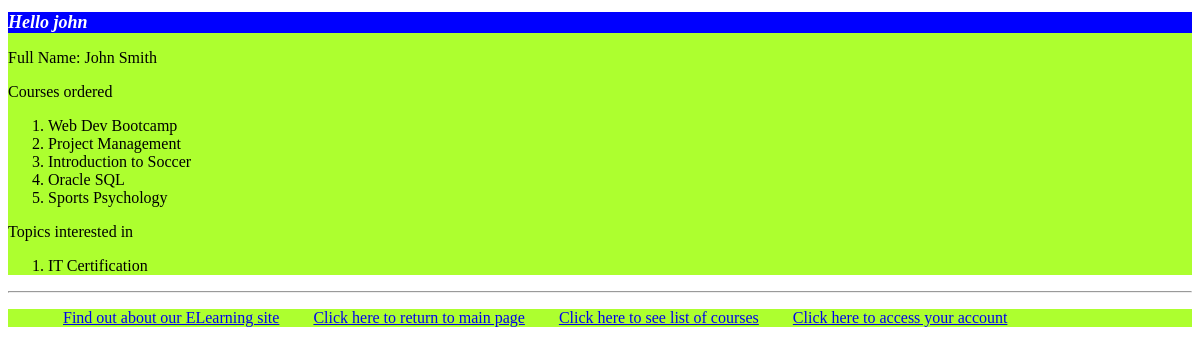
The app's page /myapp/myaccount/ (signed in) with its own data.
### myapp/models.py (models this page shows, shortened)
class Order(models.Model):
    course = models.ForeignKey(Course, on_delete=models.CASCADE)
    student = models.ForeignKey(Student, on_delete=models.CASCADE)
    levels = models.PositiveIntegerField()
    ORDER_STATUS_CHOICES = [(0, 'Cancelled'), (1, 'Order Confirmed')]
    order_status = models.CharField(default=1, max_length=15)
    order_date = models.DateField()

class Course(models.Model):
    topic = models.ForeignKey(Topic, related_name='courses', on_delete=models.CASCADE)
    name = models.CharField(max_length=200)
    price = models.DecimalField(max_digits=10, decimal_places=2)
    for_everyone = models.BooleanField(default=True)
    description = models.TextField(max_length=300, null=True, blank=True)
    interested = models.PositiveIntegerField(default=0)
    stages = models.PositiveIntegerField(default=3)

class Topic(models.Model):
    name = models.CharField(max_length=200)
    category = models.CharField(max_length=20, blank=False)

### myapp/views.py (the view)
# urls.py: path(r'myaccount/', views.myaccount, name='myaccount'),
@login_required
def myaccount(request):
    user = request.user
    try:
        student = Student.objects.get(username=user.username)
        first_name = student.first_name
        last_name= student.last_name
        ordered_courses = Order.objects.filter(student=student)
        topics_interested_in = student.interested_in.all()
        return render(request,'myapp/myaccount.html',{'first_name': first_name,
                                                      'last_name': last_name,
                                                      'ordered_courses':ordered_courses,
                                                      'topics_interested_in':topics_interested_in})
    except Exception:
        return HttpResponse("You are not a registered student!")

### myapp/templates/myapp/myaccount.html
{% extends 'myapp/base.html' %}
{% block body_block %}
       <p> Full Name: {{ first_name }} {{ last_name }}</p>
        <p>Courses ordered</p>
    <ol>
    {% for order in ordered_courses %}
        <li>{{ order.course.name }}</li>
    {% endfor %}
    </ol>
    <p>Topics interested in</p>
    <ol>
    {% for topic in topics_interested_in %}
        <li>{{ topic.name }}</li>
    {% endfor %}
    </ol>
{% endblock %}

### myapp/templates/myapp/base.html (shortened to what this page needs)
<!DOCTYPE html>
{% load static %}
<html>
    <head>
        <link rel="stylesheet" type="text/css" href="{% static 'myapp/style.css'%}" />
    </head>
    <body>
        <div>
            <h1>{% block myhdg %}Hello {{ request.user }} {% endblock %}</h1>
            {% block body_block %}*** {% endblock %}
        </div>
        <hr />
        <div>
            <ul>
                <li class="hbar1"><a href="/myapp/about/">Find out about our ELearning site</a></li>
                <li class="hbar1"><a href = "{% url 'myapp:index' %}">Click here to
                return to main page</a></li>
                <li class="hbar1"><a href = "{% url 'myapp:courses' %}">Click here to
                see list of courses</a></li>
                <li class="hbar1"><a href = "{% url 'myapp:myaccount' %}">Click here to
                access your account</a></li>
            </ul>
        </div>
    </body>
</html>

### myapp/static/myapp/style.css (style rules this page uses)
h1 { background-color: Blue; color: white; font-size: large; font-style: italic; position: center; }
.hbar1 { display: inline; margin: 15px; }
div { background-color: greenyellow; }

### records on screen
Order: course.name "Web Dev Bootcamp"
Order: course.name "Project Management"
Order: course.name "Introduction to Soccer"
Order: course.name "Oracle SQL"
Order: course.name "Sports Psychology"
Topic: name "IT Certification"

### other values on screen
{{ request.user }} "john"
{{ first_name }} "John"
{{ last_name }} "Smith"
